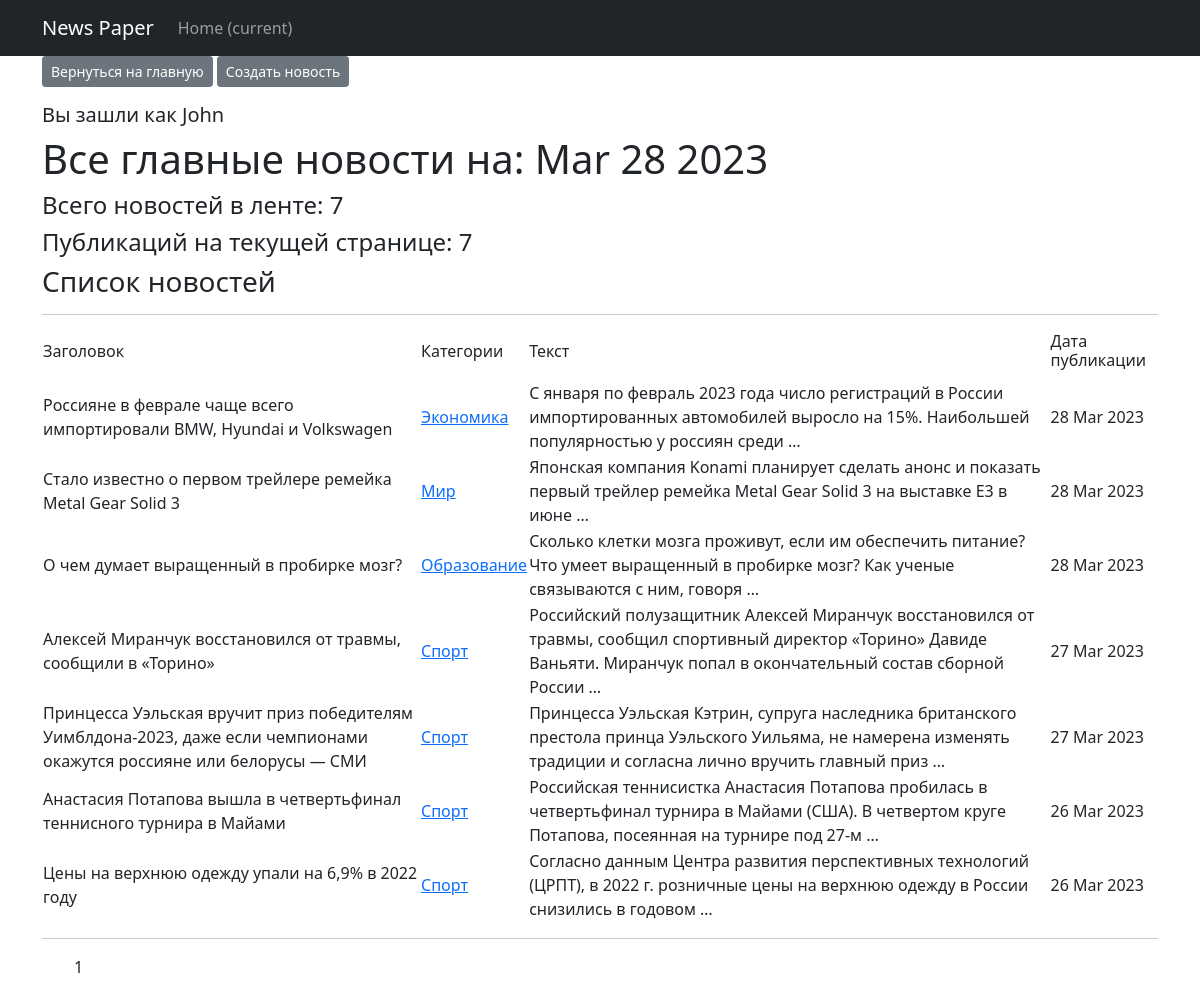
Page /posts/news/ (signed in) on the committed database.
### news/models.py (models this page shows, shortened)
class Post(models.Model):
    objects = None
    list_type = [(news, 'Новости'), (article, 'Статья')]
    author = models.ForeignKey(Author, on_delete=models.CASCADE)
    post_type = models.CharField(max_length=2, choices=list_type)
    time_create = models.DateTimeField(auto_now_add=True)
    category = models.ManyToManyField(Category, through='PostCategory')
    title = models.CharField(max_length=250)
    text_post = models.TextField()
    rating = models.FloatField(default=0.0)

class Category(models.Model):
    name = models.CharField(max_length=255, unique=True)
    subscribers = models.ManyToManyField(User, blank=True, related_name='categories')
    def __str__(self):
        return f"{self.name}"

### news/views.py (the view, shortened to what this page needs)
# urls.py: path('news/', NewsList.as_view(), name='news_list'),
class NewsList(ListView):
    model = Post
    queryset = Post.objects.filter(post_type='ns')
    ordering = '-time_create'
    template_name = 'news.html'
    context_object_name = 'news'
    paginate_by = 10  # вот так мы можем указать количество записей на странице
    def get_context_data(self, *args, **kwargs):
        context = super().get_context_data(*args, **kwargs)
        context['time_now'] = datetime.utcnow()
        return context

### news/templatetags/custom_filters.py (called while the page is built)
@register.filter
@stringfilter
def censor(value):
    for i in range(len(bad_words)):
        num_index = value.lower().find(bad_words[i])
        if num_index > 0:
            value = value.replace(bad_words[i][1:], "*" * (len(bad_words[i]) - 1))
    return value

### news/templates/news.html (shortened to what this page needs)
{% extends 'flatpages/default.html' %}
{% load custom_filters %}
{% block content %}
   <p class="text-left"><a href=".."  class="btn btn-secondary btn-sm">Вернуться на главную</a>
       <a href="create/"  class="btn btn-secondary btn-sm">Создать новость</a>
   <h5>Вы зашли как {{request.user}}</h5>
   <h1>Все главные новости на: {{ time_now|date:'M d Y' }}</h1>
   <h4>Всего новостей в ленте: {{ page_obj.paginator.count }} </h4>
   <h4>Публикаций на текущей странице: {{ news|length}}</h4>
   <h3>Список новостей </h3>
   </p>
<hr>
   {% if news %}
<table>
    <tr>
       <td><h6>Заголовок</h6></td>
       <td><h6>Категории</h6></td>
       <td><h6>Текст</h6></td>
       <td><h6>Дата публикации</h6></td>
   </tr>
    {% for post in news %}
    <tr>
           <td>{{ post.title|censor }}</td>
           <td>
                   {% for category in post.category.all %}
                    <a href="{% url 'category_list' category.id %}">{{ category }}</a>
                   {% endfor %}
           </td>
           <td>{{ post.text_post|censor|truncatewords:20 }}</td>
           <td>{{ post.time_create|date:'d M Y' }}</td>
    </tr>
    {% endfor %}
</table>
     <hr>
{% else %}
       <h2>Новостей нет!</h2>
   {% endif %}
    <ul text-align = "start ">
   {{ page_obj.number }}
   </ul>
{% endblock content %}

### rows in the picture
Post: title|censor "Россияне в феврале чаще всего импортировали BMW, Hyundai и Volkswagen", text_post|censor "С января по февраль 2023 года число регистраций в России импортированных автомобилей выросло на 15%. Наибольшей популярностью у россиян среди …", time_create "28 Mar 2023"
Category: name "Экономика"
Post: title|censor "Стало известно о первом трейлере ремейка Metal Gear Solid 3", text_post|censor "Японская компания Konami планирует сделать анонс и показать первый трейлер ремейка Metal Gear Solid 3 на выставке E3 в июне …", time_create "28 Mar 2023"
Category: name "Мир"
Post: title|censor "О чем думает выращенный в пробирке мозг?", text_post|censor "Сколько клетки мозга проживут, если им обеспечить питание? Что умеет выращенный в пробирке мозг? Как ученые связываются с ним, говоря …", time_create "28 Mar 2023"
Category: name "Образование"
Post: title|censor "Алексей Миранчук восстановился от травмы, сообщили в «Торино»", text_post|censor "Российский полузащитник Алексей Миранчук восстановился от травмы, сообщил спортивный директор «Торино» Давиде Ваньяти. Миранчук попал в окончательный состав сборной России …", time_create "27 Mar 2023"
Category: name "Спорт"
Post: title|censor "Принцесса Уэльская вручит приз победителям Уимблдона‑2023, даже если чемпионами окажутся россияне или белорусы — СМИ", text_post|censor "Принцесса Уэльская Кэтрин, супруга наследника британского престола принца Уэльского Уильяма, не намерена изменять традиции и согласна лично вручить главный приз …", time_create "27 Mar 2023"
Post: title|censor "Анастасия Потапова вышла в четвертьфинал теннисного турнира в Майами", text_post|censor "Российская теннисистка Анастасия Потапова пробилась в четвертьфинал турнира в Майами (США). В четвертом круге Потапова, посеянная на турнире под 27‑м …", time_create "26 Mar 2023"
Post: title|censor "Цены на верхнюю одежду упали на 6,9% в 2022 году", text_post|censor "Согласно данным Центра развития перспективных технологий (ЦРПТ), в 2022 г. розничные цены на верхнюю одежду в России снизились в годовом …", time_create "26 Mar 2023"

### other values in the picture
{{ request.user }} "John"
{{ time_now|date:'M d Y' }} "Mar 28 2023"
{{ page_obj.paginator.count }} "7"
{{ news|length }} "7"
{{ page_obj.number }} "1"
